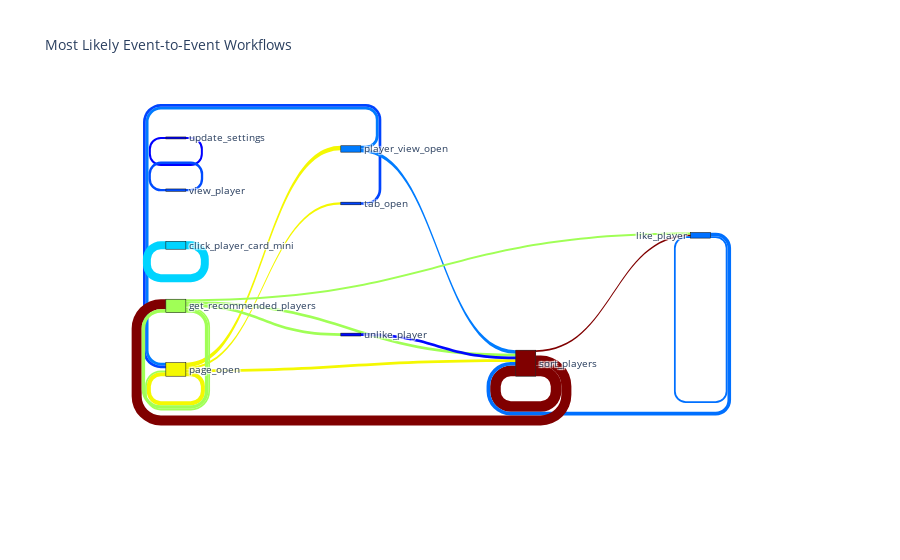

The notebook cell saved with this chart:
### Code cell
import plotly.graph_objects as go
from collections import Counter
import numpy as np
import matplotlib.pyplot as plt
import matplotlib.colors as mcolors

# Flatten the list of sessions to get a list of all events
all_events_flat = [event for user_sessions in filtered_sessions for session in user_sessions for event in session]

# Create a list of all transitions
transitions = [(all_events_flat[i]['action'], all_events_flat[i+1]['action']) for i in range(len(all_events_flat)-1)]

# Count the frequency of each transition
transition_counts = Counter(transitions)

# Filter out transitions with a count of less than 10
transition_counts = {k: v for k, v in transition_counts.items() if v >= 30}

# Get the unique events and create a dictionary mapping events to indices
unique_events = list(set([event for transition in transitions for event in transition]))
event_to_index = {event: i for i, event in enumerate(unique_events)}

# Convert the transition counts to a format suitable for plotly
source = [event_to_index[a] for a, b in transition_counts.keys()]
target = [event_to_index[b] for a, b in transition_counts.keys()]
value = list(transition_counts.values())

# Scale the values to increase the thickness of the links
value = [v * 5 for v in value]  # Adjust the multiplier as needed

# Count the frequency of each event
event_counts = Counter([event['action'] for event in all_events_flat])

# Create a color scale based on the event frequencies
color_scale = np.interp([event_counts[event] for event in unique_events], (min(event_counts.values()), max(event_counts.values())), (0, 1))

# Convert the color scale to hexadecimal color codes
node_color = [mcolors.to_hex(plt.cm.jet(c)) for c in color_scale]  # Use the jet colormap

# Set the color of each link to match the color of the source node
link_color = [node_color[s] for s in source]

# Create the Sankey diagram
fig = go.Figure(data=[go.Sankey(
    node = dict(
      pad = 50,
      thickness = 20,
      line = dict(color = "black", width = 0.5),
      label = unique_events,
      color = node_color
    ),
    link = dict(
      source = source,
      target = target,
      value = value,
      color = link_color
  ))])

fig.update_layout(title_text="Most Likely Event-to-Event Workflows", font_size=10)
fig.show()

### Figure 1 — Plotly figure (JSON) as saved in the notebook; plotly's stock layout.template omitted (floating-point values rounded to 4 significant figures)
{"data": [{"link": {"color": ["#f4f802", "#0000ff", "#f4f802", "#f4f802", "#007cff", "#800000", "#800000", "#0070ff", "#0070ff", "#0044ff", "#f4f802", "#007cff", "#004cff", "#00d4ff", "#800000", "#a0ff56", "#a0ff56", "#a0ff56", "#a0ff56", "#a0ff56", "#0008ff"], "source": [0, 8, 0, 0, 3, 2, 2, 21, 21, 19, 0, 3, 9, 25, 2, 1, 1, 1, 1, 1, 6], "target": [19, 8, 0, 2, 0, 2, 21, 21, 2, 0, 3, 2, 9, 25, 1, 1, 0, 21, 2, 6, 2], "value": [235, 205, 415, 285, 290, 1090, 180, 180, 370, 275, 455, 365, 240, 815, 1030, 355, 175, 215, 275, 295, 290]}, "node": {"color": ["#f4f802", "#a0ff56", "#800000", "#007cff", "#00008d", "#00009f", "#0008ff", "#0000a8", "#0000ff", "#004cff", "#000080", "#0000b2", "#000080", "#0000b2", "#0000bb", "#000084", "#00009f", "#0000df", "#0000ad", "#0044ff", "#00009f", "#0070ff", "#0000cd", "#000080", "#0000a8", "#00d4ff"], "label": ["page_open", "get_recommended_players", "sort_players", "player_view_open", "group_opened", "register_error", "unlike_player", "player_card_show_more_info", "update_settings", "view_player", "player_card_hide_more_info", "get_settings", "group_closed", "fetch_similar_players", "register", "mounted", "login", "close_player", "player_card_close", "tab_open", "logout", "like_player", "get_groups", "hide_similar_players", "show_similar_players", "click_player_card_mini"], "line": {"color": "black", "width": 0.5}, "pad": 50, "thickness": 20}, "type": "sankey"}], "layout": {"font": {"size": 10}, "title": {"text": "Most Likely Event-to-Event Workflows"}}}
